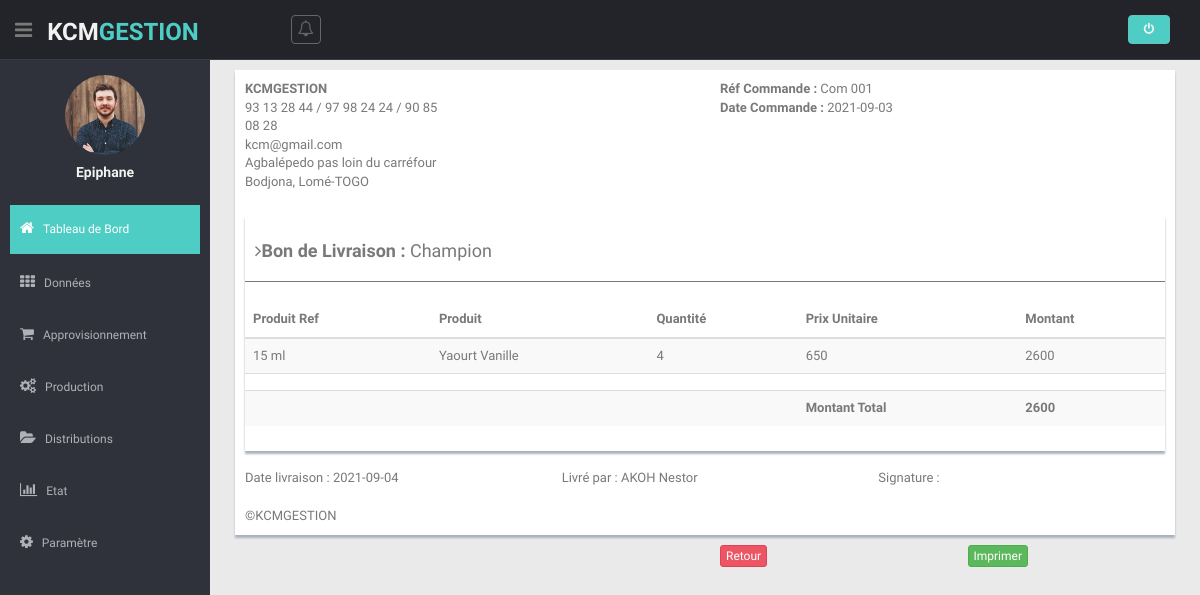
/views/factureComPaie.php?id_fac_paie=5 (signed in), run on the app's committed database.
### tables this page shows
CREATE TABLE `users` (
  `id_users` int(11) NOT NULL,
  `username` varchar(64) NOT NULL,
  `email` varchar(64) NOT NULL,
  `password` varchar(128) NOT NULL,
  `dateCreate` date DEFAULT NULL
);

CREATE TABLE `compte` (
  `id_compte` int(11) NOT NULL,
  `nom_societe` varchar(32) NOT NULL,
  `emailSocet` varchar(128) NOT NULL,
  `adresseSociet` varchar(255) NOT NULL,
  `telComp` varchar(255) NOT NULL,
  `produitGest` varchar(64) NOT NULL,
  `user_create` varchar(16) DEFAULT NULL,
  `dateCreate` date DEFAULT NULL
);

CREATE TABLE `commande` (
  `id_com` int(11) NOT NULL,
  `reference_commande` varchar(128) NOT NULL,
  `date_com` date DEFAULT NULL,
  `livraison` varchar(16) NOT NULL,
  `user_create` varchar(16) DEFAULT NULL,
  `dateCreate` date DEFAULT NULL
);

CREATE TABLE `clients` (
  `id_client` int(11) NOT NULL,
  `nom_client` varchar(64) NOT NULL,
  `adresse_client` varchar(128) DEFAULT NULL,
  `telephone` varchar(255) NOT NULL,
  `user_create` varchar(64) DEFAULT NULL,
  `dateCreate` date DEFAULT NULL
);

CREATE TABLE `type_yaout` (
  `id_ty` int(11) NOT NULL,
  `ref_yaourt` varchar(64) NOT NULL,
  `nom_yaourt` varchar(64) NOT NULL,
  `user_create` varchar(64) DEFAULT NULL,
  `dateCreate` date NOT NULL
);

CREATE TABLE `prod_commande` (
  `id_prd_q_com` int(11) NOT NULL,
  `id_comma_pro` int(11) NOT NULL,
  `id_produit_com` int(11) NOT NULL,
  `quantite_com` int(11) NOT NULL
);

CREATE TABLE `produits` (
  `id_prod` int(11) NOT NULL,
  `id_yaourt` int(11) NOT NULL,
  `quantite_pro` int(11) NOT NULL,
  `prix_produit` float NOT NULL,
  `niveauPro` varchar(16) NOT NULL,
  `user_create` varchar(16) DEFAULT NULL,
  `date_create` date DEFAULT NULL
);

CREATE TABLE `distribu_com` (
  `id_dis_com` int(11) NOT NULL,
  `id_com_liv` int(11) NOT NULL,
  `id_clt` int(11) NOT NULL,
  `id_livreurCom` int(11) NOT NULL,
  `date_livraison` date DEFAULT NULL,
  `date_paiment_com` date DEFAULT NULL,
  `etat_paiement` varchar(64) NOT NULL
);

CREATE TABLE `livreur` (
  `idLivreur` int(11) NOT NULL,
  `nom_dis` varchar(64) NOT NULL,
  `telephone_dis` varchar(255) NOT NULL,
  `user_create` varchar(64) DEFAULT NULL,
  `date_create` date DEFAULT NULL
);

### models/modelLogin.php (called while the page is built, shortened)
<?php
class DemoLib
{
    public function UserDetails($user_id)
    {
        try {
            $db = dbConnect();
            $query = $db->prepare("SELECT id_users, username, email FROM users WHERE id_users=:id_users");
            $query->bindParam("id_users", $user_id, PDO::PARAM_STR);
            $query->execute();
            if ($query->rowCount() > 0) {
                return $query->fetch(PDO::FETCH_OBJ);
            }
        } catch (PDOException $e) {
            exit($e->getMessage());
        }
    }
}

### models/modelCompte.php (called while the page is built, shortened)
<?php
class ModelCompte
{
    public function getAllCompte()
    {
        try {
            $db = dbConnect();
            $query = $db->prepare("SELECT * FROM compte");
            $query->execute();
            return $query->fetchAll(PDO::FETCH_OBJ);
        } catch (PDOException $e) {
            exit($e->getMessage());
        }
    }
}

### controller/controllerCompte.php (called while the page is built, shortened)
<?php
require  '../models/modelCompte.php';
$comptes = new ModelCompte();
$allCompte = $comptes->getAllCompte();

### models/modelCommande.php (called while the page is built, shortened)
<?php
class ModelCommande
{
    public function getProLiv($idProCleint)
    {
        try {
            $db = dbConnect();
            $query = $db->prepare("SELECT * FROM commande, prod_commande, produits, type_yaout WHERE type_yaout.id_ty = produits.id_yaourt AND prod_commande.id_comma_pro = commande.id_com AND prod_commande.id_produit_com = produits.id_prod  AND prod_commande.id_comma_pro = ? AND livraison like '%livre%'");
            $query->execute(array($idProCleint));
            return $query->fetchall(PDO::FETCH_OBJ);
        } catch (PDOException $e) {
            exit($e->getMessage());
        }
    }
    public function getidCltCom($idClientCom)
    {
        try {
            $db = dbConnect();
            $query = $db->prepare("SELECT * FROM commande, distribu_com, clients, livreur WHERE distribu_com.id_com_liv  = commande.id_com AND distribu_com.id_clt = clients.id_client AND distribu_com.id_livreurCom = livreur.idLivreur AND distribu_com.id_com_liv = ? AND commande.livraison like '%livre%'");
            $query->execute(array($idClientCom));
            if ($query->rowCount() > 0) {
                return $query->fetch(PDO::FETCH_OBJ);
            }
        } catch (PDOException $e) {
            exit($e->getMessage());
        }
    }
}

### controller/controllerCommande.php (called while the page is built, shortened)
<?php
require  '../models/modelCommande.php';
$commande = new ModelCommande();
if (isset($_GET['id_fac_paie'])) {
    $comFacturePaie = $commande->getidCltCom($_GET['id_fac_paie']);
    $proBonLiv = $commande->getProLiv($_GET['id_fac_paie']);
}

### views/factureComPaie.php (the view, shortened to what this page needs)
<?php
require('head.php');
require('header.php');
require('sibar.php');
require('../controller/controllerCompte.php');
require('../controller/controllerCommande.php');
?>
<section class="wrapper">
    <div id='sectionAimprimer'>
        <div class="row">
            <div class="col-lg-12">
                <div class="form-panel">
                    <div class="row">
                        <div class="col-xs-6 col-sm-6">
                            <?php foreach ($allCompte as $Compte) :; ?>
                                <div class="row">
                                    <div class="col-xs-6 col-sm-6">
                                        <b><?= $Compte->nom_societe; ?></b>
                                    </div>
                                </div>
                                <div class="row">
                                    <div class="col-xs-6 col-sm-6">
                                        <?= $Compte->telComp; ?> <br>
                                        <?= $Compte->emailSocet; ?><br>
                                        <?= $Compte->adresseSociet; ?>
                                    </div>
                                </div>
                            <?php endforeach ?>
                        </div>
                        <div class="col-xs-6 col-sm-6">
                            <div class="row">
                                <div class="col-xs-6 col-sm-6">
                                    <b>Réf Commande : </b><?= $comFacturePaie->reference_commande; ?><br>
                                    <b>Date Commande : </b> <?= $comFacturePaie->date_com; ?><br>
                                </div>
                            </div>
                            <br>
                        </div>
                    </div>
                    <div class="row mt">
                        <div class="col-md-12">
                            <div class="content-panel">
                                <h4>
                                    <i class="fa fa-angle-right"></i><b>Bon de Livraison :</b> <?= $comFacturePaie->nom_client; ?>
                                </h4>
                                <hr>
                                <table class="table table-striped table-advance table-hover">
                                    <thead>
                                        <tr>
                                            <th> Produit Ref</th>
                                            <th> Produit</th>
                                            <th> Quantité</th>
                                            <th>Prix Unitaire</th>
                                            <th>Montant</th>
                                        </tr>
                                    </thead>
                                    <tbody>
                                        <?php
                                        $sommeT = 0;
                                        foreach ($proBonLiv as $echoBnLiv) : ?>
                                            <tr>
                                                <td><?= $echoBnLiv->ref_yaourt; ?></td>
                                                <td><?= $echoBnLiv->nom_yaourt; ?></td>
                                                <td><?= $echoBnLiv->quantite_com ?></td>
                                                <td><?= $echoBnLiv->prix_produit ?></td>
                                                <td><?= $echoBnLiv->prix_produit * $echoBnLiv->quantite_com;
                                                    $sommeT = $echoBnLiv->prix_produit * $echoBnLiv->quantite_com + $sommeT;
                                                    ?></td>
                                            </tr>
                                        <?php endforeach; ?>
                                        <tr>
                                            <th></th>
                                            <th></th>
                                            <th></th>
                                            <th></th>
                                            <th></th>
                                        </tr>
                                        <tr>
                                            <th></th>
                                            <th></th>
                                            <th></th>
                                            <th>Montant Total</th>
                                            <th><?= $sommeT; ?></th>
                                        </tr>
                                    </tbody>
                                </table>
                            </div>
                        </div>
                    </div>
                    <br>
                    <div class="row">
                        <div class="col-xs-4 col-sm-4">Date livraison : <?= $comFacturePaie->date_livraison; ?></div>
                        <div class="col-xs-4 col-sm-4">Livré par : <?= $comFacturePaie->nom_dis; ?></div>
                        <div class="col-xs-4 col-sm-4">Signature : </div>
                    </div><br>
                    &copy;<?= $Compte->nom_societe; ?>
                </div>
            </div>
        </div>
    </div>
    <div class="row">
        <div class="col-xs-3 col-sm-6"></div>
        <div class="col-xs-5 col-sm-3">
            <a href="bon_de_livraison.php" class="btn btn-theme04 btn-xs">Retour</a>
        </div>
        <div class="col-xs-3 col-sm-2">
            <button onClick="imprimer('sectionAimprimer')" class="btn btn-success btn-xs">Imprimer</button>
        </div>
    </div>
    <?php require('foot.php'); ?>

### views/sibar.php (shortened to what this page needs)
<aside>
  <div id="sidebar" class="nav-collapse ">
    <ul class="sidebar-menu" id="nav-accordion">
      <p class="centered"><a href="profile.html"><img src="img/ui-sam.jpg" class="img-circle" width="80"></a></p>
      <h5 class="centered"><?= $user->username;
                            ?></h5>
      <li class="mt">
        <a class="active" href="accueil.php">
          <i class="fa fa-home"></i>
          <span>Tableau de Bord</span>
        </a>
      </li>
      <li class="sub-menu">
        <a href="javascript:;">
          <i class="fa fa-th"></i>
          <span>Données</span>
        </a>
      </li>
      <li class="sub-menu">
        <a href="javascript:;">
          <i class="fa fa-shopping-cart"></i>
          <span>Approvisionnement</span>
        </a>
      </li>
      <li class="sub-menu">
        <a href="javascript:;">
          <i class="fa fa-cogs"></i>
          <span>Production</span>
        </a>
      </li>
      <li class="sub-menu">
        <a href="javascript:;">
          <i class="fa fa-folder-open"></i>
          <span>Distributions</span>
        </a>
      </li>
      <li class="sub-menu">
        <a href="javascript:;">
          <i class="fa fa-bar-chart-o"></i>
          <span>Etat</span>
        </a>
      </li>
      <li class="sub-menu">
        <a href="javascript:;">
          <i class="fa fa-cog"></i>
          <span>Paramètre</span>
        </a>
      </li>
    </ul>
  </div>
</aside>
<section id="main-content">

### views/css/style.css (style rules this page uses)
body { color: #797979; background: #eaeaea; font-family: 'Ruda', sans-serif; padding: 0px !important; margin: 0px !important; font-size:13px; }
ul li { list-style: none; }
a, a:hover, a:focus { text-decoration: none; outline: none; }
.btn-theme04 { color: #fff; background-color: #ed5565; border-color: #da4453; }
hr { margin-top: 20px; margin-bottom: 20px; border: 0; border-top: 1px solid #797979; }
.centered { text-align: center; }
.mt { margin-top: 25px; }
#sidebar { width: 210px; height: 100%; position: fixed; background: #2f323a; }
#sidebar h5 { color: #f2f2f2; font-weight: 700; }
#sidebar ul li { position: relative; }
ul.sidebar-menu , ul.sidebar-menu li ul.sub { margin: -2px 0 0; padding: 0; }
ul.sidebar-menu { margin-top: 75px; }
ul.sidebar-menu li { margin-bottom: 5px; margin-left:10px; margin-right:10px; }
ul.sidebar-menu li.sub-menu { line-height: 15px; }
ul.sidebar-menu li a span { display: inline-block; }
ul.sidebar-menu li a { color: #aeb2b7; text-decoration: none; display: block; padding: 15px 0 15px 10px; font-size: 12px; outline: none; -webkit-transition: all 0.3s ease; -moz-transition: all 0.3s ease; -o-transition: all 0.3s ease; -ms-transition: all 0.3s ease; transition: all 0.3s ease; }
ul.sidebar-menu li a.active, ul.sidebar-menu li a:hover, ul.sidebar-menu li a:focus { background: #4ECDC4; color: #fff; display: block; -webkit-transition: all 0.3s ease; -moz-transition: all 0.3s ease; -o-transition: all 0.3s ease; -ms-transition: all 0.3s ease; transition: all 0.3s ease; }
ul.sidebar-menu li a i { font-size: 15px; padding-right: 6px; }
ul.sidebar-menu li a.active i { color: #fff; }
#main-content { margin-left: 210px; }
.wrapper { display: inline-block; margin-top: 60px; padding-left: 15px; padding-right: 15px; padding-bottom: 15px; padding-top: 0px; width: 100%; }
.content-panel { background: #ffffff; box-shadow: 0px 3px 2px #aab2bd; padding-top: 15px; padding-bottom: 5px; }
.content-panel h4 { margin-left: 10px; }
.form-panel { background: #ffffff; margin: 10px; padding: 10px; box-shadow: 0px 3px 2px #aab2bd; text-align: left; }

### data on the page
users: username "Epiphane"
compte: nom_societe "KCMGESTION", telComp "93 13 28 44 / 97 98 24 24 / 90 85 08 28", emailSocet "kcm@gmail.com", adresseSociet "Agbalépedo pas loin du carréfour Bodjona, Lomé-TOGO"
commande: reference_commande "Com 001", date_com "2021-09-03", type_yaout.ref_yaourt "15 ml", type_yaout.nom_yaourt "Yaourt Vanille", prod_commande.quantite_com "4", produits.prix_produit "650", produits.prix_produit "2600"
clients: nom_client "Champion"
distribu_com: date_livraison "2021-09-04"
livreur: nom_dis "AKOH Nestor"

### other printed values
$sommeT "2600"
